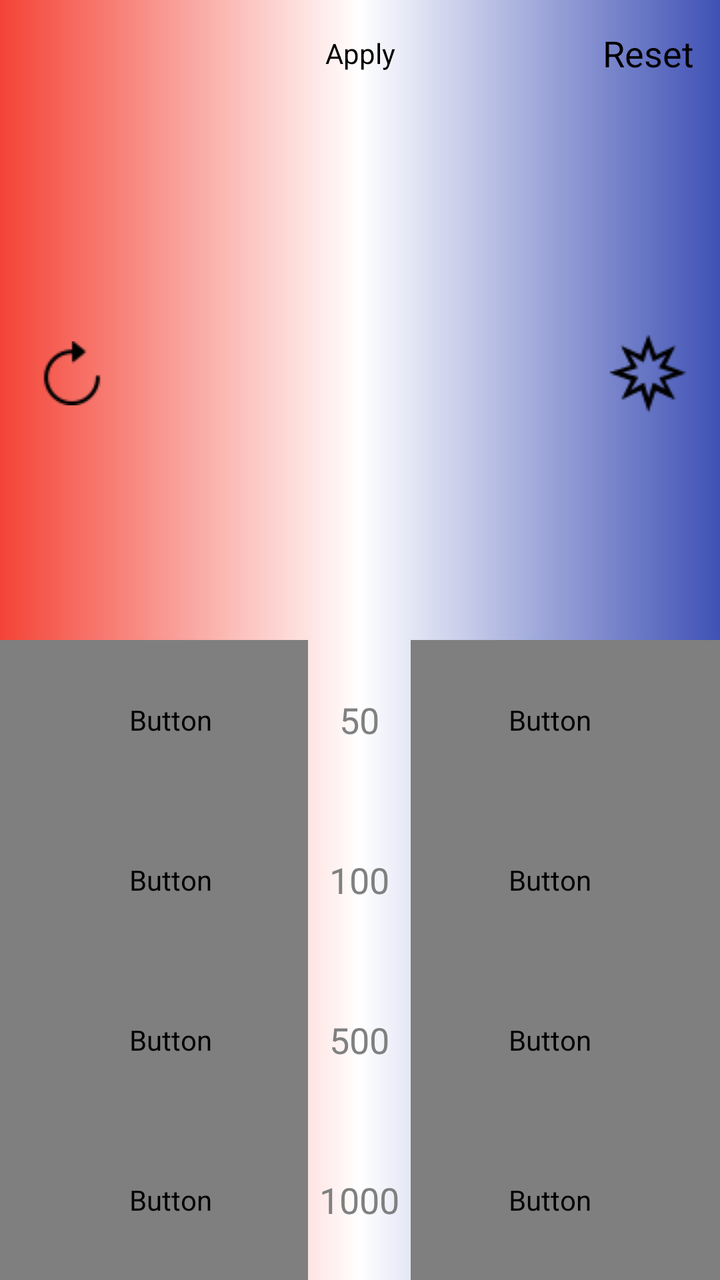
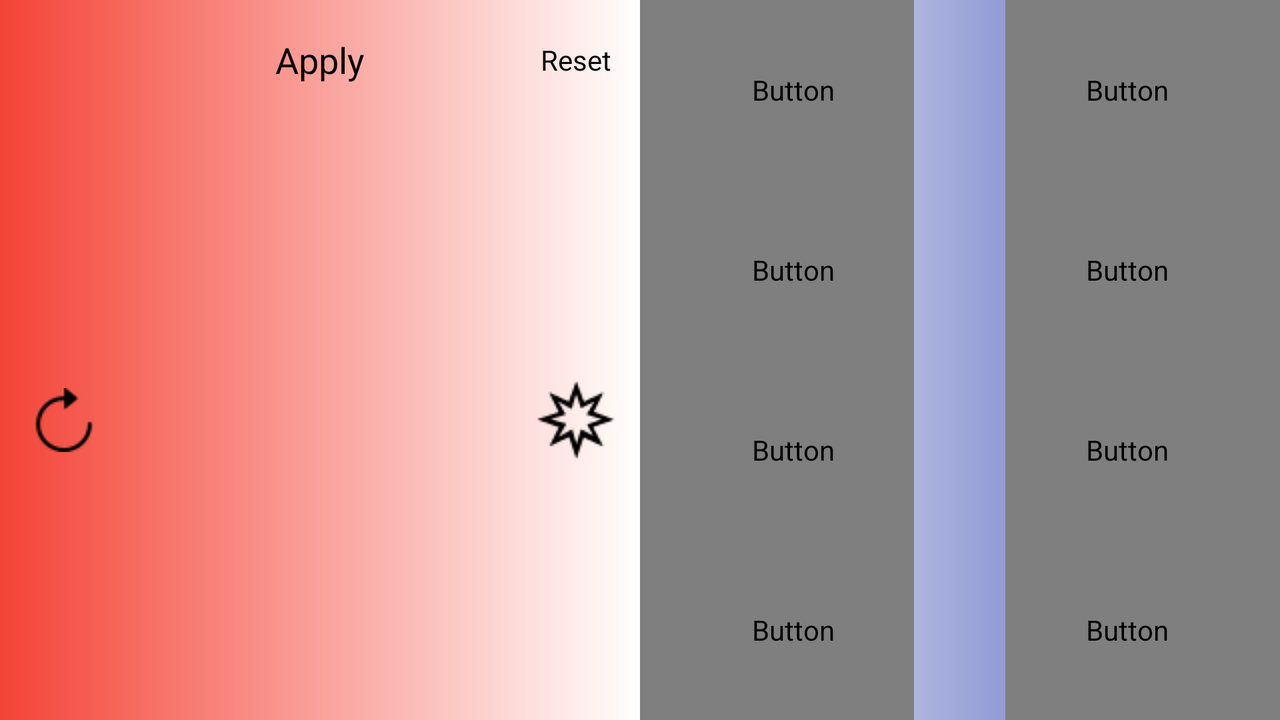

Two renders of one Android screen. The first uses the default layout on a phone; the second uses the alternative layout the repository ships for a different screen configuration, on a matching device. The two XML files are below.
<!-- AndroidManifest.xml: activity theme android:Theme.Black.NoTitleBar.Fullscreen -->
<!-- res/layout/fragment_options.xml -->
<FrameLayout xmlns:android="http://schemas.android.com/apk/res/android"
    xmlns:tools="http://schemas.android.com/tools"
    android:layout_width="fill_parent"
    android:layout_height="fill_parent"
    tools:context=".OnePlayerActivityFragment">


    <LinearLayout

        android:layout_width="match_parent"
        android:layout_height="match_parent"
        android:background="@drawable/gradient_blue_white_red"
        android:orientation="vertical">

        <LinearLayout
            android:layout_width="match_parent"
            android:layout_height="0dp"
            android:layout_weight="1"
            android:orientation="vertical">

            <LinearLayout
                android:layout_width="match_parent"
                android:layout_height="0dp"
                android:layout_weight="1"
                android:orientation="horizontal">

                <ImageButton
                    android:id="@+id/multi_pane_button"
                    android:layout_width="0dp"
                    android:layout_height="match_parent"
                    android:layout_weight="1"
                    android:background="@null"
                    android:src="@mipmap/ic_arrow_back_black_24dp"
                    android:onClick="back"
                    android:scaleType="centerInside"/>


                <Button
                    android:layout_width="0dp"
                    android:layout_height="match_parent"
                    android:text="@string/apply"
                    android:layout_weight="3"
                    android:background="@null"
                    android:onClick="setModifications"/>

                <Button
                    android:id="@+id/reset_button"
                    android:layout_width="0dp"
                    android:layout_height="match_parent"
                    android:layout_weight="1"
                    android:background="@null"
                    android:textSize="18sp"
                    android:text="@string/reset"
                    android:onClick="resetValues"/>

            </LinearLayout>

            <LinearLayout
                android:layout_width="match_parent"
                android:layout_height="0dp"
                android:layout_weight="5"
                android:elevation="10dp"
                android:orientation="horizontal">

                <LinearLayout
                    android:layout_width="0sp"
                    android:layout_height="match_parent"
                    android:layout_weight="1"
                    android:onClick="onClick">

                    <ImageButton
                        android:id="@+id/undo_button"
                        android:layout_width="match_parent"
                        android:layout_height="match_parent"
                        android:background="@null"
                        android:src="@drawable/back_icon"
                        android:scaleType="centerInside" />
                </LinearLayout>

                <LinearLayout
                    android:layout_width="0sp"
                    android:layout_height="match_parent"
                    android:layout_weight="3"
                    android:orientation="vertical">

                    <TextView
                        android:id="@+id/player_name"
                        android:layout_width="match_parent"
                        android:layout_height="0dp"
                        android:layout_weight="1"
                        android:fontFamily="sans-serif-light"
                        android:gravity="center_horizontal|top"
                        android:textColor="@color/gray"
                        android:textSize="16sp"
                        android:textStyle="italic" />

                    <EditText
                        android:id="@+id/one_player_lp"
                        android:layout_width="wrap_content"
                        android:layout_height="0sp"
                        android:layout_weight="4"
                        android:inputType="numberDecimal"
                        android:ems="6"
                        android:background="@null"
                        android:textColor="@color/black"
                        android:fontFamily="sans-serif-light"
                        android:gravity="center"
                        android:textSize="72sp"
                        android:textStyle="italic" />

                    <TextView
                        android:id="@+id/one_player_lp_to_change"
                        android:layout_width="match_parent"
                        android:layout_height="0sp"
                        android:minHeight="30sp"
                        android:layout_weight="2"
                        android:fontFamily="sans-serif-light"
                        android:gravity="center"
                        android:paddingBottom="16dp"
                        android:textColor="@color/black"
                        android:textSize="24sp"
                        android:textStyle="italic" />
                </LinearLayout>

                <LinearLayout
                    android:layout_width="0sp"
                    android:layout_height="match_parent"
                    android:layout_weight="1"
                    android:onClick="onClick">

                    <ImageButton
                        android:id="@+id/calculate_button"
                        android:layout_width="match_parent"
                        android:layout_height="match_parent"
                        android:background="@null"
                        android:src="@drawable/attack_icon"
                        android:scaleType="centerInside" />
                </LinearLayout>

            </LinearLayout>
        </LinearLayout>


        <LinearLayout
            android:layout_width="match_parent"
            android:layout_height="0dp"
            android:layout_weight="1"
            android:orientation="horizontal">

            <LinearLayout
                android:layout_width="0dp"
                android:layout_height="match_parent"
                android:layout_weight="3"
                android:onClick="onClick"
                android:orientation="vertical">

                <Button
                    android:id="@+id/button_50_minus"
                    android:layout_width="match_parent"
                    android:layout_height="0dp"
                    android:layout_weight="1"
                    android:background="@null"
                    android:fontFamily="sans_serif_light"
                    android:gravity="left|center_vertical"
                    android:paddingLeft="16dp"
                    android:text="-"
                    android:textSize="24sp" />

                <Button
                    android:id="@+id/button_100_minus"
                    android:layout_width="match_parent"
                    android:layout_height="0dp"
                    android:layout_weight="1"
                    android:background="@null"
                    android:fontFamily="sans_serif_light"
                    android:gravity="left|center_vertical"
                    android:paddingLeft="16dp"
                    android:text="-"
                    android:textSize="24sp" />

                <Button
                    android:id="@+id/button_500_minus"
                    android:layout_width="match_parent"
                    android:layout_height="0dp"
                    android:layout_weight="1"
                    android:background="@null"
                    android:fontFamily="sans_serif_light"
                    android:gravity="left|center_vertical"
                    android:paddingLeft="16dp"
                    android:text="-"
                    android:textSize="24sp" />

                <Button
                    android:id="@+id/button_1000_minus"
                    android:layout_width="match_parent"
                    android:layout_height="0dp"
                    android:layout_weight="1"
                    android:background="@null"
                    android:fontFamily="sans_serif_light"
                    android:gravity="left|center_vertical"
                    android:paddingLeft="16dp"
                    android:text="-"
                    android:textSize="24sp" />

            </LinearLayout>

            <LinearLayout
                android:layout_width="0dp"
                android:layout_height="match_parent"
                android:layout_weight="1"
                android:orientation="vertical">

                <EditText
                    android:id="@+id/one_player_lp_50"
                    android:layout_width="match_parent"
                    android:layout_height="0dp"
                    android:layout_weight="1"
                    android:inputType="numberDecimal"
                    android:background="@null"
                    android:gravity="center"
                    android:textColor="@color/gray"
                    android:hint="@string/pref_life_points_default_50" />

                <EditText
                    android:id="@+id/one_player_lp_100"
                    android:layout_width="match_parent"
                    android:layout_height="0dp"
                    android:inputType="numberDecimal"
                    android:layout_weight="1"
                    android:background="@null"
                    android:gravity="center"
                    android:textColor="@color/gray"
                    android:hint="@string/pref_life_points_default_100" />

                <EditText
                    android:id="@+id/one_player_lp_500"
                    android:layout_width="match_parent"
                    android:layout_height="0dp"
                    android:inputType="numberDecimal"
                    android:layout_weight="1"
                    android:background="@null"
                    android:gravity="center"
                    android:textColor="@color/gray"
                    android:hint="@string/pref_life_points_default_500" />

                <EditText
                    android:id="@+id/one_player_lp_1000"
                    android:layout_width="match_parent"
                    android:layout_height="0dp"
                    android:inputType="numberDecimal"
                    android:layout_weight="1"
                    android:background="@null"
                    android:gravity="center"
                    android:textColor="@color/gray"
                    android:hint="@string/pref_life_points_default_1000" />

            </LinearLayout>

            <LinearLayout
                android:layout_width="0dp"
                android:layout_height="match_parent"
                android:layout_weight="3"
                android:onClick="onClick"
                android:orientation="vertical">

                <Button
                    android:id="@+id/button_50_plus"
                    android:layout_width="match_parent"
                    android:layout_height="0dp"
                    android:layout_weight="1"
                    android:background="@null"
                    android:fontFamily="sans_serif_light"
                    android:gravity="center_vertical|right"
                    android:paddingRight="16dp"
                    android:text="+"
                    android:textSize="24sp" />

                <Button
                    android:id="@+id/button_100_plus"
                    android:layout_width="match_parent"
                    android:layout_height="0dp"
                    android:layout_weight="1"
                    android:background="@null"
                    android:fontFamily="sans_serif_light"
                    android:gravity="center_vertical|right"
                    android:paddingRight="16dp"
                    android:text="+"
                    android:textSize="24sp" />

                <Button
                    android:id="@+id/button_500_plus"
                    android:layout_width="match_parent"
                    android:layout_height="0dp"
                    android:layout_weight="1"
                    android:background="@null"
                    android:fontFamily="sans_serif_light"
                    android:gravity="center_vertical|right"
                    android:paddingRight="16dp"
                    android:text="+"
                    android:textSize="24sp" />

                <Button
                    android:id="@+id/button_1000_plus"
                    android:layout_width="match_parent"
                    android:layout_height="0dp"
                    android:layout_weight="1"
                    android:background="@null"
                    android:fontFamily="sans_serif_light"
                    android:gravity="center_vertical|right"
                    android:paddingRight="16dp"
                    android:text="+"
                    android:textSize="24sp" />

            </LinearLayout>

        </LinearLayout>

    </LinearLayout>
</FrameLayout>
<!-- resources referenced by this layout -->
<resources>
  <color name="black">#000000</color>
  <color name="gray">#848484</color>
  <!-- drawable attack_icon: png bitmap (drawable, 825 bytes) -->
  <!-- drawable back_icon: png bitmap (drawable, 668 bytes) -->
  <!-- drawable gradient_blue_white_red (drawable) -->
  <?xml version="1.0" encoding="utf-8"?>
  <shape xmlns:android="http://schemas.android.com/apk/res/android"
      android:shape="rectangle">
      <gradient
          android:startColor="@color/red"
          android:centerColor="@color/white"
          android:endColor="@color/indigo"/>
  </shape>
  <string name="apply">Apply</string>
  <string name="pref_life_points_default_100">100</string>
  <string name="pref_life_points_default_1000">1000</string>
  <string name="pref_life_points_default_50">50</string>
  <string name="pref_life_points_default_500">500</string>
  <string name="reset">Reset</string>
  <color name="red">#f44336</color>
  <color name="white">#FFFFFF</color>
  <color name="indigo">#3f51b5</color>
</resources>
<!-- res/layout-land/fragment_options.xml (the author's variant of the layout above) -->
<!-- drawn on the phone turned sideways -->
<LinearLayout xmlns:android="http://schemas.android.com/apk/res/android"
    xmlns:tools="http://schemas.android.com/tools"
    android:layout_width="match_parent"
    android:layout_height="match_parent"
    android:background="@drawable/gradient_blue_white_red"
    android:orientation="horizontal"
    tools:context=".OnePlayerActivityFragment">

    <LinearLayout
        android:layout_width="0dp"
        android:layout_height="match_parent"
        android:layout_weight="1"
        android:orientation="vertical">

        <LinearLayout
            android:layout_width="match_parent"
            android:layout_height="0dp"
            android:layout_weight="1"
            android:orientation="horizontal">

            <ImageButton
                android:layout_width="0dp"
                android:layout_height="match_parent"
                android:layout_weight="1"
                android:background="@null"
                android:src="@mipmap/ic_arrow_back_black_24dp"
                android:scaleType="centerInside"
                android:onClick="back"/>

            <Button
                android:layout_width="0dp"
                android:layout_height="match_parent"
                android:layout_weight="3"
                android:background="@null"
                android:text="@string/apply"
                android:textSize="18sp"
                android:onClick="setModifications"/>

            <Button
                android:layout_width="0dp"
                android:layout_height="match_parent"
                android:layout_weight="1"
                android:text="@string/reset"
                android:background="@null"
                android:onClick="resetValues"/>

        </LinearLayout>

        <LinearLayout
            android:layout_width="match_parent"
            android:layout_height="0dp"
            android:layout_weight="5"
            android:elevation="10dp"
            android:orientation="horizontal">

            <LinearLayout
                android:layout_width="0sp"
                android:layout_height="match_parent"
                android:layout_weight="1"
                android:onClick="onClick">

                <ImageButton
                    android:id="@+id/undo_button"
                    android:layout_width="match_parent"
                    android:layout_height="match_parent"
                    android:background="@null"
                    android:src="@drawable/back_icon"
                    android:scaleType="centerInside"/>
            </LinearLayout>

            <LinearLayout
                android:layout_width="0sp"
                android:layout_height="match_parent"
                android:layout_weight="3"
                android:orientation="vertical">

                <TextView
                    android:id="@+id/player_name"
                    android:layout_width="match_parent"
                    android:layout_height="0dp"
                    android:layout_weight="1"
                    android:fontFamily="sans-serif-light"
                    android:gravity="center_horizontal|top"
                    android:textSize="16sp"
                    android:textColor="@color/gray"
                    android:textStyle="italic" />

                <EditText
                    android:id="@+id/one_player_lp"
                    android:layout_width="match_parent"
                    android:layout_height="0sp"
                    android:layout_weight="4"
                    android:inputType="numberDecimal"
                    android:background="@null"
                    android:fontFamily="sans-serif-light"
                    android:gravity="center"
                    android:textSize="72sp"
                    android:textStyle="italic" />

                <TextView
                    android:id="@+id/one_player_lp_to_change"
                    android:layout_width="match_parent"
                    android:layout_height="0sp"
                    android:layout_weight="2"
                    android:fontFamily="sans-serif-light"
                    android:gravity="center"
                    android:paddingBottom="16dp"
                    android:textSize="24sp"
                    android:textColor="@color/black"
                    android:textStyle="italic"

                    android:visibility="invisible" />
            </LinearLayout>

            <LinearLayout
                android:layout_width="0sp"
                android:layout_height="match_parent"
                android:layout_weight="1"
                android:onClick="onClick">

                <ImageButton
                    android:id="@+id/calculate_button"
                    android:layout_width="match_parent"
                    android:layout_height="match_parent"
                    android:background="@null"
                    android:scaleType="centerInside"
                    android:src="@drawable/attack_icon"
                    />
            </LinearLayout>

        </LinearLayout>
    </LinearLayout>


    <LinearLayout
        android:layout_width="0dp"
        android:layout_height="match_parent"
        android:layout_weight="1"
        android:orientation="horizontal">

        <LinearLayout
            android:layout_width="0dp"
            android:layout_height="match_parent"
            android:layout_weight="3"
            android:onClick="onClick"
            android:orientation="vertical">

            <Button
                android:id="@+id/button_50_minus"
                android:layout_width="match_parent"
                android:layout_height="0dp"
                android:layout_weight="1"
                android:background="@null"
                android:fontFamily="sans_serif_light"
                android:gravity="left|center_vertical"
                android:paddingLeft="16dp"
                android:text="-"
                android:textSize="24sp" />

            <Button
                android:id="@+id/button_100_minus"
                android:layout_width="match_parent"
                android:layout_height="0dp"
                android:layout_weight="1"
                android:background="@null"
                android:fontFamily="sans_serif_light"
                android:gravity="left|center_vertical"
                android:paddingLeft="16dp"
                android:text="-"
                android:textSize="24sp" />

            <Button
                android:id="@+id/button_500_minus"
                android:layout_width="match_parent"
                android:layout_height="0dp"
                android:layout_weight="1"
                android:background="@null"
                android:fontFamily="sans_serif_light"
                android:gravity="left|center_vertical"
                android:paddingLeft="16dp"
                android:text="-"
                android:textSize="24sp" />

            <Button
                android:id="@+id/button_1000_minus"
                android:layout_width="match_parent"
                android:layout_height="0dp"
                android:layout_weight="1"
                android:background="@null"
                android:fontFamily="sans_serif_light"
                android:gravity="left|center_vertical"
                android:paddingLeft="16dp"
                android:text="-"
                android:textSize="24sp" />

        </LinearLayout>

        <LinearLayout
            android:layout_width="0dp"
            android:layout_height="match_parent"
            android:layout_weight="1"
            android:orientation="vertical">

            <EditText
                android:id="@+id/one_player_lp_50"
                android:layout_width="match_parent"
                android:layout_height="0dp"
                android:layout_weight="1"
                android:inputType="numberDecimal"
                android:background="@null"
                android:gravity="center"
                android:textColor="@color/black" />

            <EditText
                android:id="@+id/one_player_lp_100"
                android:layout_width="match_parent"
                android:layout_height="0dp"
                android:inputType="numberDecimal"
                android:layout_weight="1"
                android:background="@null"
                android:gravity="center"
                android:textColor="@color/black" />

            <EditText
                android:id="@+id/one_player_lp_500"
                android:layout_width="match_parent"
                android:layout_height="0dp"
                android:layout_weight="1"
                android:inputType="numberDecimal"
                android:background="@null"
                android:gravity="center"
                android:textColor="@color/black" />

            <EditText
                android:id="@+id/one_player_lp_1000"
                android:layout_width="match_parent"
                android:layout_height="0dp"
                android:inputType="numberDecimal"
                android:layout_weight="1"
                android:background="@null"
                android:gravity="center"
                android:textColor="@color/black" />

        </LinearLayout>

        <LinearLayout
            android:layout_width="0dp"
            android:layout_height="match_parent"
            android:layout_weight="3"
            android:onClick="onClick"
            android:orientation="vertical">

            <Button
                android:id="@+id/button_50_plus"
                android:layout_width="match_parent"
                android:layout_height="0dp"
                android:layout_weight="1"
                android:background="@null"
                android:fontFamily="sans_serif_light"
                android:gravity="center_vertical|right"
                android:paddingRight="16dp"
                android:text="+"
                android:textSize="24sp" />

            <Button
                android:id="@+id/button_100_plus"
                android:layout_width="match_parent"
                android:layout_height="0dp"
                android:layout_weight="1"
                android:background="@null"
                android:fontFamily="sans_serif_light"
                android:gravity="center_vertical|right"
                android:paddingRight="16dp"
                android:text="+"
                android:textSize="24sp" />

            <Button
                android:id="@+id/button_500_plus"
                android:layout_width="match_parent"
                android:layout_height="0dp"
                android:layout_weight="1"
                android:background="@null"
                android:fontFamily="sans_serif_light"
                android:gravity="center_vertical|right"
                android:paddingRight="16dp"
                android:text="+"
                android:textSize="24sp" />

            <Button
                android:id="@+id/button_1000_plus"
                android:layout_width="match_parent"
                android:layout_height="0dp"
                android:layout_weight="1"
                android:background="@null"
                android:fontFamily="sans_serif_light"
                android:gravity="center_vertical|right"
                android:paddingRight="16dp"
                android:text="+"
                android:textSize="24sp" />

        </LinearLayout>

    </LinearLayout>
</LinearLayout>
<!-- resources referenced by the variant -->
<!-- as the phone turned sideways resolves them -->
<resources>
  <color name="black">#000000</color>
  <color name="gray">#848484</color>
  <!-- drawable attack_icon: png bitmap (drawable, 825 bytes) -->
  <!-- drawable back_icon: png bitmap (drawable, 668 bytes) -->
  <!-- drawable gradient_blue_white_red (drawable) -->
  <?xml version="1.0" encoding="utf-8"?>
  <shape xmlns:android="http://schemas.android.com/apk/res/android"
      android:shape="rectangle">
      <gradient
          android:startColor="@color/red"
          android:centerColor="@color/white"
          android:endColor="@color/indigo"/>
  </shape>
  <string name="apply">Apply</string>
  <string name="reset">Reset</string>
  <color name="red">#f44336</color>
  <color name="white">#FFFFFF</color>
  <color name="indigo">#3f51b5</color>
</resources>
